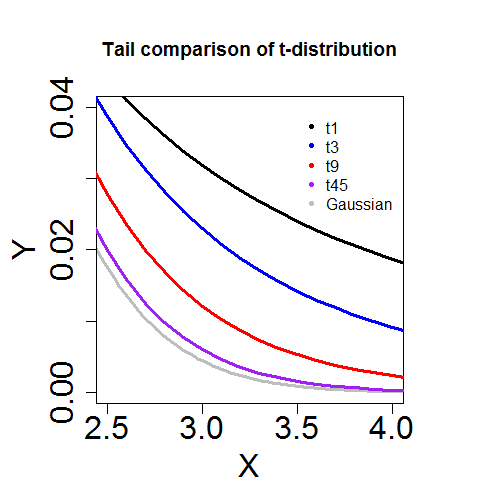

Generate this figure with R:

# clear variables and close windows
rm(list = ls(all = TRUE))
graphics.off()

# Tail comparison of t-distribution
par(mar = c(5, 5, 5, 5))
par(mfrow = c(1, 1))
xx = seq(-6, 6, by = 0.1)
plot(seq(-6, 6, 0.02), dnorm(seq(-6, 6, 0.02)), type = "l", xlim = c(2.5, 4), ylim = c(0, 
    0.04), col = "grey", ylab = "Y", xlab = "X", lwd = 3, cex.lab = 2, cex.axis = 2)
lines(xx, dt(xx, df = 1), xlim = c(2.5, 4), type = "l", col = "black", lwd = 3)
lines(xx, dt(xx, df = 3), xlim = c(2.5, 4), type = "l", col = "blue", lwd = 3)
lines(xx, dt(xx, df = 9), xlim = c(2.5, 4), type = "l", col = "red", lwd = 3)
lines(xx, dt(xx, df = 45), xlim = c(2.5, 4), type = "l", col = "purple", lwd = 3)
legend(x = 3.5, y = 0.04, legend = c("t1", "t3", "t9", "t45", "Gaussian"), pch = c(20, 
    20, 20, 20, 20), col = c("black", "blue", "red", "purple", "grey"), bty = "n")
title("Tail comparison of t-distribution") 
